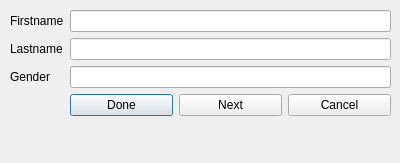
<?xml version="1.0" encoding="UTF-8"?>
<ui version="4.0">
 <class>AddEditWindow</class>
 <widget class="QDialog" name="AddEditWindow">
  <property name="geometry">
   <rect>
    <x>0</x>
    <y>0</y>
    <width>400</width>
    <height>163</height>
   </rect>
  </property>
  <property name="windowTitle">
   <string>Add/Edit Person</string>
  </property>
  <widget class="QWidget" name="formLayoutWidget">
   <property name="geometry">
    <rect>
     <x>10</x>
     <y>10</y>
     <width>381</width>
     <height>141</height>
    </rect>
   </property>
   <layout class="QFormLayout" name="formLayout">
    <item row="0" column="0">
     <widget class="QLabel" name="firstnameLabel">
      <property name="text">
       <string>Firstname</string>
      </property>
     </widget>
    </item>
    <item row="0" column="1">
     <widget class="QLineEdit" name="firstnameEdit"/>
    </item>
    <item row="1" column="0">
     <widget class="QLabel" name="lastnameLabel">
      <property name="text">
       <string>Lastname</string>
      </property>
     </widget>
    </item>
    <item row="1" column="1">
     <widget class="QLineEdit" name="lastnameEdit"/>
    </item>
    <item row="2" column="0">
     <widget class="QLabel" name="genderLabel">
      <property name="text">
       <string>Gender</string>
      </property>
     </widget>
    </item>
    <item row="2" column="1">
     <widget class="QLineEdit" name="genderEdit"/>
    </item>
    <item row="3" column="1">
     <layout class="QHBoxLayout" name="horizontalLayout">
      <item>
       <widget class="QPushButton" name="done">
        <property name="text">
         <string>Done</string>
        </property>
       </widget>
      </item>
      <item>
       <widget class="QPushButton" name="next">
        <property name="text">
         <string>Next</string>
        </property>
       </widget>
      </item>
      <item>
       <widget class="QPushButton" name="cancel">
        <property name="text">
         <string>Cancel</string>
        </property>
       </widget>
      </item>
     </layout>
    </item>
   </layout>
  </widget>
 </widget>
 <resources/>
 <connections/>
</ui>
